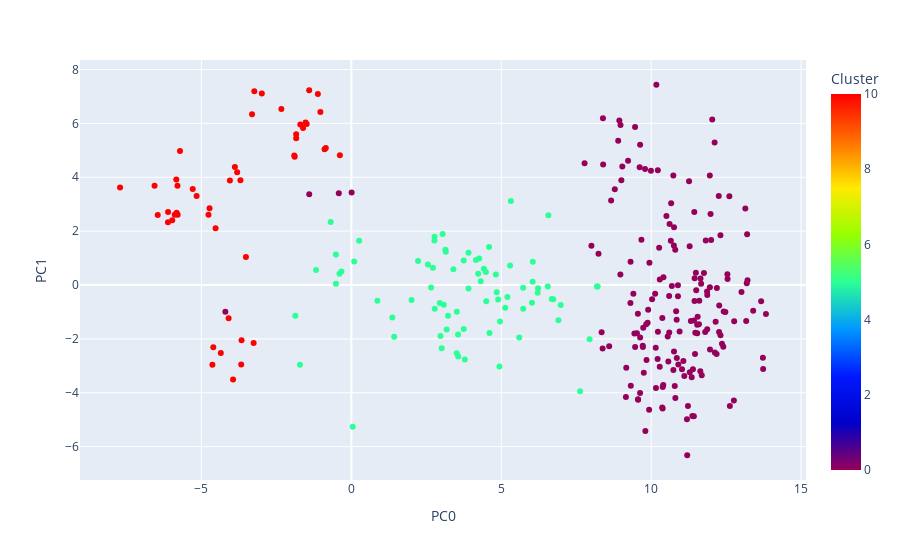

Notebook source saved alongside this figure:
### Code cell
vs_labelled = principal_df
vs_labelled['Cluster'] = list(c_labels)

# Picking a few clusters so they are more easily distinguished
test = vs_labelled.loc[(vs_labelled.loc[:,'Cluster'] == 0) | 
                       (vs_labelled.loc[:,'Cluster'] == 5) |
                       (vs_labelled.loc[:,'Cluster'] == 10)]

fig = px.scatter(test, 
                 x='PC0', y='PC1', 
                 hover_data={'Title': list(test.iloc[:, 0])},
                 color='Cluster',
                 color_continuous_scale=px.colors.sequential.Rainbow)

fig.layout.height = 500
fig.show()

### Figure 1 — Plotly figure (JSON) as saved in the notebook; plotly's stock layout.template omitted (floating-point values rounded to 4 significant figures; data arrays with more than 128 entries replaced by an {"elided": "..."} marker saying what was removed)
{"data": [{"customdata": {"elided": "292x1 str values"}, "hovertemplate": "PC0=%{x}<br>PC1=%{y}<br>Title=%{customdata[0]}<br>Cluster=%{marker.color}<extra></extra>", "legendgroup": "", "marker": {"color": {"elided": "292 int values"}, "coloraxis": "coloraxis", "symbol": "circle"}, "mode": "markers", "name": "", "orientation": "v", "showlegend": false, "type": "scatter", "x": {"elided": "292 float values"}, "xaxis": "x", "y": {"elided": "292 float values"}, "yaxis": "y"}], "layout": {"autosize": true, "coloraxis": {"colorbar": {"title": {"text": "Cluster"}}, "colorscale": [[0, "rgb(150,0,90)"], [0.125, "rgb(0,0,200)"], [0.25, "rgb(0,25,255)"], [0.375, "rgb(0,152,255)"], [0.5, "rgb(44,255,150)"], [0.625, "rgb(151,255,0)"], [0.75, "rgb(255,234,0)"], [0.875, "rgb(255,111,0)"], [1, "rgb(255,0,0)"]]}, "legend": {"tracegroupgap": 0}, "margin": {"t": 60}, "xaxis": {"anchor": "y", "autorange": true, "domain": [0, 1], "range": [-9.212, 15.33], "title": {"text": "PC0"}, "type": "linear"}, "yaxis": {"anchor": "x", "autorange": true, "domain": [0, 1], "range": [-7.266, 8.381], "title": {"text": "PC1"}, "type": "linear"}}}
